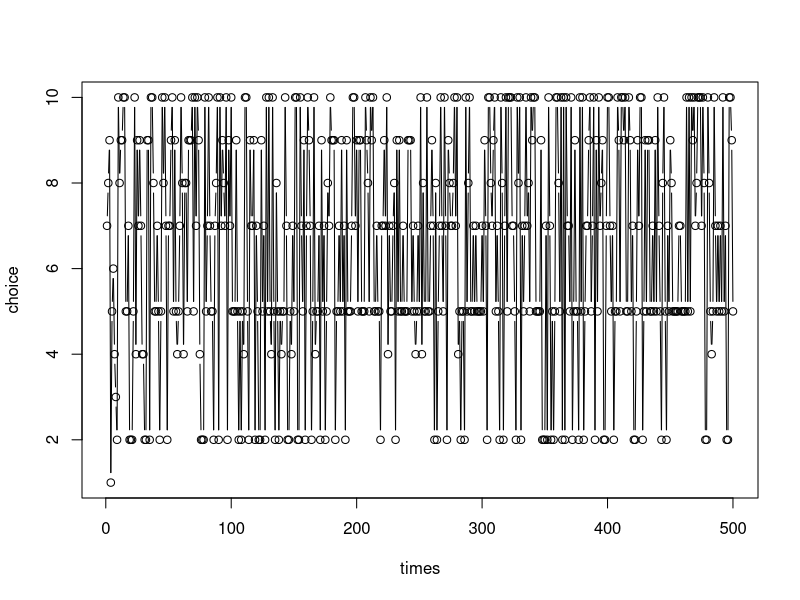

Source code (R):
# multi-armed bandit simulator

machNum=10 # Number of machine
triesNum=500 # Number of attempts

p <- runif(machNum) # do not look at p until you are finished!

winNum <- array(0:0,dim=c(machNum)) # Number of victories per machine
totalNum <- array(0:0,dim=c(machNum)) # Number of attempts per machine
choice <- array(0:0,dim=c(triesNum)) # which machine is chosen each time

wins <- 0 # Number of victories already
tries <- 0 # Number of attempts already

play<-function(machine,times) # Choose to play a machine a few times
{
  lastWin<-wins
  k <- machine
  n <- min(times, triesNum - tries)
  res<-runif(n)
  wins <<- wins + sum(res < p[k])
  tries <<- tries + n
  cat(wins, "wins from", tries, "tries\n")
  return(wins-lastWin) # Returns the number of victories of these attempts
}

getBayP<-function(mach) # Get the victory frequency of a machine
{
  if(totalNum[mach]!=0)
  {
    winNum[mach]/totalNum[mach]
  }
  else
  {
    0.5
  }
}

UCB<-function(mach) # Get the UCB score for a machine
{
  if(totalNum[mach]==0 || tries==0)
    return(0.5)
  else
  {
    r1 <- (tries/triesNum) * getBayP(mach) # explore
    r2 <- ((triesNum-tries)/triesNum)/5 * sqrt(2*log(tries)/totalNum[mach]) # using
    return(r1+r2)
  }
}

chooseTS <- function() # Select a machine by Thompson sampling
{
  alpha<-winNum
  beta<-totalNum
  # Thompson Sampling
  n <- length(alpha)
  theta <- rbeta(n, alpha, beta) # Beta distribution is defined in terms of frequency
  maxSub<-which(theta==max(theta),arr.ind=TRUE) # Find the subscript with the maximum sample value (corresponding to the machine number)
  cho<-maxSub[rand(1,length(maxSub))] # If there are more than one with the same value, pick one at random
  choice[tries+1]<<-cho # Record the selection
  return(cho)
}

rand<-function(min,max) {floor(runif(1,min,max+1))} # Pick a random number in the range

randChoose<-function(){rand(1,machNum)} # Select a machine by random
chooseUCB<-function() # Select a machine by UCB
{
  machScore <- array(0:0,dim=c(machNum))
  for(n in 1:machNum)
  {
    machScore[n] <- UCB(n) # Calculate the UCB score for each machine
  }
  # Choose the machine with the highest rating.Same as above
  maxSub<-which(machScore==max(machScore),arr.ind=TRUE)
  cho<-maxSub[rand(1,length(maxSub))]
  choice[tries+1]<<-cho
  return(cho)
}

chooseGreedy<-function() # Select a machine by e-Greedy
{
  machScore <- array(0:0,dim=c(machNum))
  allMach <- array(1:machNum)
  for(n in allMach)
  {
    machScore[n] <- getBayP(n) # Gets the victory frequency of each machine
  }
  maxP=max(machScore) # Find the maximum frequency
  res<-runif(n)
  if(res<maxP[1]) # If the random number is greater than the frequency value, choose randomly
  {
    maxSub<-which(machScore==max(machScore),arr.ind=TRUE)
    cho<-maxSub[rand(1,length(maxSub))]
    choice[tries+1]<<-cho
    return(cho)
  }
  else # Choose the machine with the maximum frequency
  {
    cho<-allMach[rand(1,length(allMach))]
    choice[tries+1]<<-cho
    return(cho)
  }
}

while(tries<triesNum)
{
  cat("enter choice of machine and number of tries")
  machine<-chooseTS() # Use an algorithm to select a machine
  times<-1 # Try it once
  thisWin<-play(machine,times)
  # Updates the number of wins and attempts
  winNum[machine]<-winNum[machine]+thisWin
  totalNum[machine]<-totalNum[machine]+times
}
cat('finished, win:', wins) # Calculate the odds
cat('\n',p)
times<-array(1:triesNum)
plot(times,choice,type="b") # Draw a selection diagram to measure the rate of convergence
